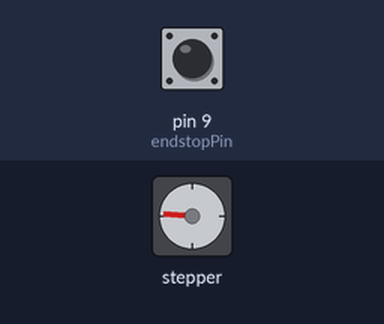
This sketch was run on a simulated Arduino Uno, built with avr-gcc and run on an emulated ATmega328P. On the bench: stepper motor. Wiring (inferred from the names in the program): stepper motor driver (200 steps per turn assumed): step pin 2; direction pin 5; enable pin 8. The inputs (shaded band) are chosen by the test bench; at power-on: pin 9 (endstopPin) HIGH.

Above: at 0.8 s.
0.9 s: pin 9 (endstopPin) pulled LOW for 0.15 s
At 1.0 s:
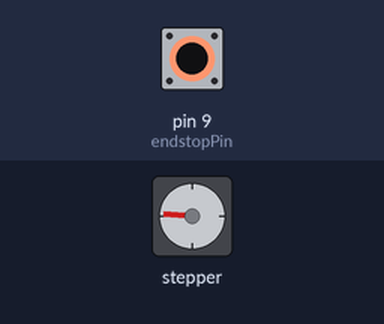
At 1.6 s:
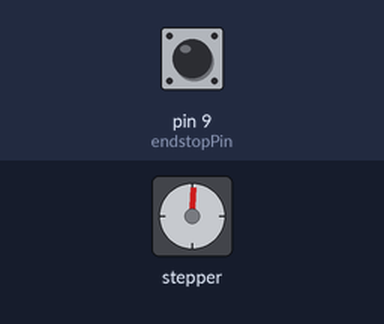
Timing chart, 0 to 3.9 s (numbered marks = the images above; inputs shaded):
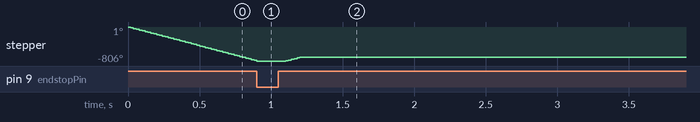

The sketch:

referenzfahrt.ino
```cpp
/**
 * @file referenzfahrt.ino
 * @brief Homing routine using a stepper motor, A4988 driver, and endstop.
 */

/** @brief STEP pin of the driver */
const int stepPin = 2;

/** @brief Direction pin of the driver */
const int dirPin = 5;

/** @brief Enable pin of the driver */
const int enPin = 8;

/** @brief Endstop input pin */
const int endstopPin = 9;

/** @brief Step delay in microseconds */
const int stepDelayUs = 1000;

/** @brief Number of steps for the backoff movement */
const int backoffSteps = 50;

/** @brief Initializes the hardware and starts the homing routine */
void setup() {
  pinMode(stepPin, OUTPUT);
  pinMode(dirPin, OUTPUT);
  pinMode(enPin, OUTPUT);
  pinMode(endstopPin, INPUT_PULLUP);

  Serial.begin(115200);

  digitalWrite(enPin, LOW);
  digitalWrite(dirPin, LOW);

  homeAxis();
}

/** @brief Main loop (unused in this example) */
void loop() {
}

/** @brief Executes a single motor step */
void oneStep() {
  digitalWrite(stepPin, HIGH);
  delayMicroseconds(stepDelayUs);
  digitalWrite(stepPin, LOW);
  delayMicroseconds(stepDelayUs);
}

/**
 * @brief Moves the motor by a defined number of steps
 * @param steps Number of steps to execute
 * @param dir Direction of movement (LOW/HIGH)
 */
void moveSteps(int steps, bool dir) {
  digitalWrite(dirPin, dir);
  for (int i = 0; i < steps; i++) {
    oneStep();
  }
}

/** @brief Performs the homing sequence and backoff movement */
void homeAxis() {
  while (digitalRead(endstopPin) == HIGH) {
    oneStep();
  }

  delay(200);
  moveSteps(backoffSteps, HIGH);
}
```
